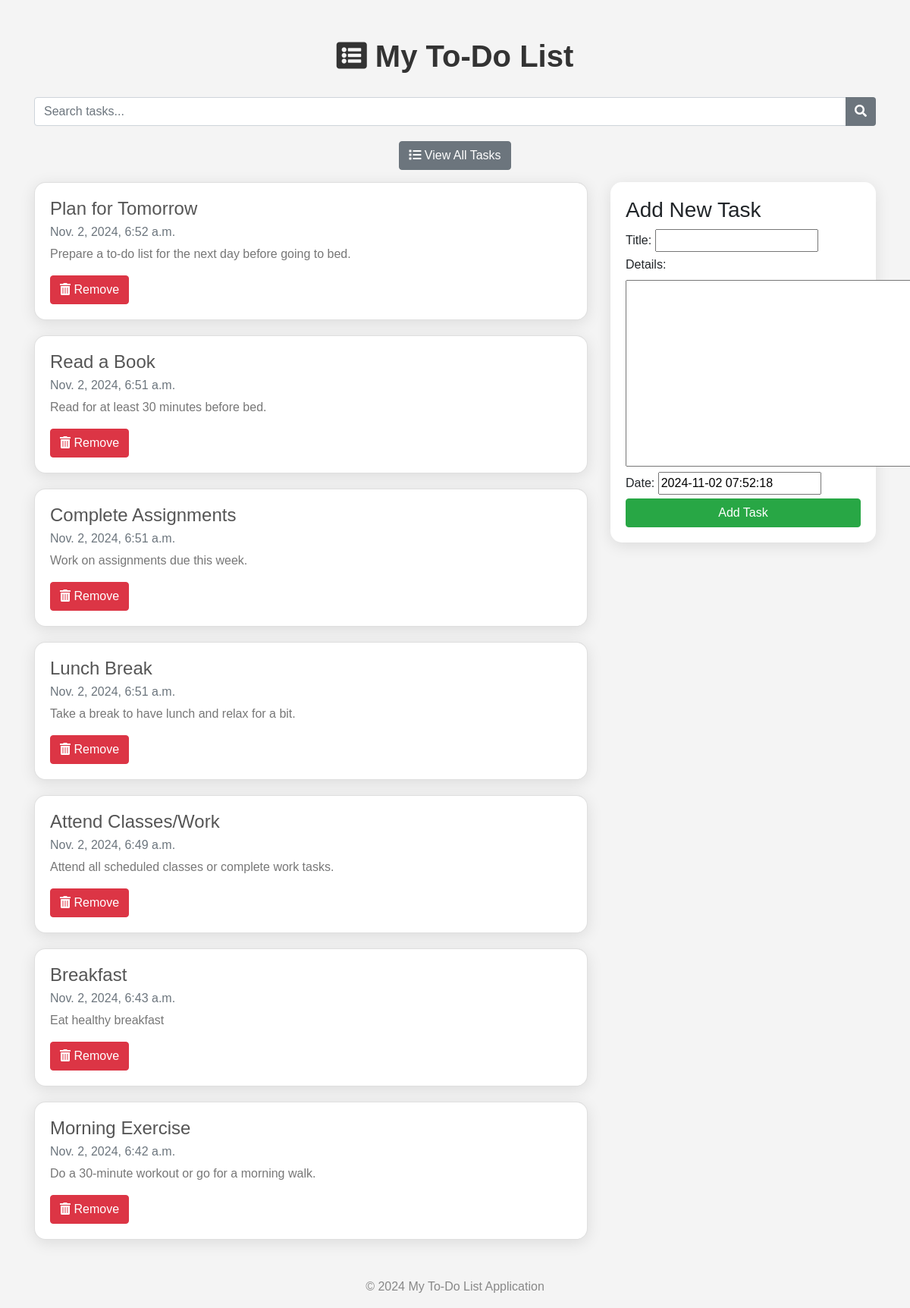
The page / on the database its author committed.
### todo/models.py (models this page shows, shortened)
class Todo(models.Model):
    title = models.CharField(max_length=100)
    details = models.TextField()
    date = models.DateTimeField(default=timezone.now)

### todo/views.py (the view)
# urls.py: path('', views.index, name = 'todo'),
def index(request):
    search_query = request.GET.get('q')  # Get the search query from the GET request
    if search_query:
        item_list = Todo.objects.filter(title__icontains=search_query).order_by("-date")
    else:
        item_list = Todo.objects.order_by("-date")
    if request.method == "POST":
        form = TodoForm(request.POST)
        if form.is_valid():
            form.save()
            return redirect('todo')
    form = TodoForm()
    page = {
        "forms": form,
        "list": item_list,
        "title": "TODO LIST",
    }
    return render(request, 'todo/index.html', page)

### todo/forms.py
class TodoForm(forms.ModelForm):
    class Meta:
        model = Todo
        fields = "__all__"

### todo/templates/todo/index.html (shortened to what this page needs)
<!DOCTYPE html>
<html lang="en" dir="ltr">
<head>
  <link rel="stylesheet" href="https://maxcdn.bootstrapcdn.com/bootstrap/4.5.2/css/bootstrap.min.css">
  <link rel="stylesheet" href="https://cdnjs.cloudflare.com/ajax/libs/font-awesome/5.15.3/css/all.min.css">
</head>
<body>
  <div class="container">
    <h1><i class="fas fa-list-alt"></i> My To-Do List</h1>
    <form method="GET" action="" class="search-bar">
      <div class="input-group">
        <input type="text" name="q" class="form-control" placeholder="Search tasks..." required>
        <div class="input-group-append">
          <button class="btn btn-primary" type="submit"><i class="fas fa-search"></i></button>
        </div>
      </div>
    </form>
    <div class="mb-3 text-center">
      <a href="{% url 'todo' %}" class="btn btn-secondary"><i class="fas fa-list"></i> View All Tasks</a>
    </div>
    <div class="row">
      <div class="col-md-8">
        {% for i in list %}
          <div class="card">
            <div class="card-body">
              <h5 class="card-title">{{ i.title }}</h5>
              <h6 class="card-subtitle mb-2 text-muted">{{ i.date }}</h6>
              <p class="card-details">{{ i.details }}</p>
              <form action="/del/{{ i.id }}" method="POST" class="mt-3">
                <button type="submit" class="btn btn-danger"><i class="fas fa-trash-alt"></i> Remove</button>
              </form>
            </div>
          </div>
        {% endfor %}
      </div>
      <div class="col-md-4">
        <div class="submit_form">
          <h3>Add New Task</h3>
          <form method="POST">
            {{ forms }}
            <input type="submit" class="btn btn-success" value="Add Task" />
          </form>
        </div>
      </div>
    </div>
  </div>
  <footer>
    <p>&copy; 2024 My To-Do List Application</p>
  </footer>
</body>
</html>

### todo/templates/todo/index.html (style rules this page uses)
body { background-color: #f4f4f4; font-family: 'Arial', sans-serif; }
.container { margin-top: 50px; }
h1 { color: #333; font-weight: bold; text-align: center; margin-bottom: 30px; }
.search-bar { margin-bottom: 20px; }
.card { box-shadow: 0 4px 20px rgba(0, 0, 0, 0.1); background: white; border-radius: 15px; margin-bottom: 20px; transition: transform 0.2s; }
.card-title { font-size: 1.5rem; color: #555; }
.card-details { color: #777; font-size: 1rem; }
.btn-primary { background-color: #6c757d; border: none; }
.submit_form { padding: 20px; background: #fff; border-radius: 15px; box-shadow: 0 4px 20px rgba(0, 0, 0, 0.1); }
.submit_form input[type="submit"] { width: 100%; }
footer { margin-top: 30px; text-align: center; color: #888; }

### rows shown on the page
Todo: title "Plan for Tomorrow", date "Nov. 2, 2024, 6:52 a.m.", details "Prepare a to-do list for the next day before going to bed."
Todo: title "Read a Book", date "Nov. 2, 2024, 6:51 a.m.", details "Read for at least 30 minutes before bed."
Todo: title "Complete Assignments", date "Nov. 2, 2024, 6:51 a.m.", details "Work on assignments due this week."
Todo: title "Lunch Break", date "Nov. 2, 2024, 6:51 a.m.", details "Take a break to have lunch and relax for a bit."
Todo: title "Attend Classes/Work", date "Nov. 2, 2024, 6:49 a.m.", details "Attend all scheduled classes or complete work tasks."
Todo: title "Breakfast", date "Nov. 2, 2024, 6:43 a.m.", details "Eat healthy breakfast"
Todo: title "Morning Exercise", date "Nov. 2, 2024, 6:42 a.m.", details "Do a 30-minute workout or go for a morning walk."
